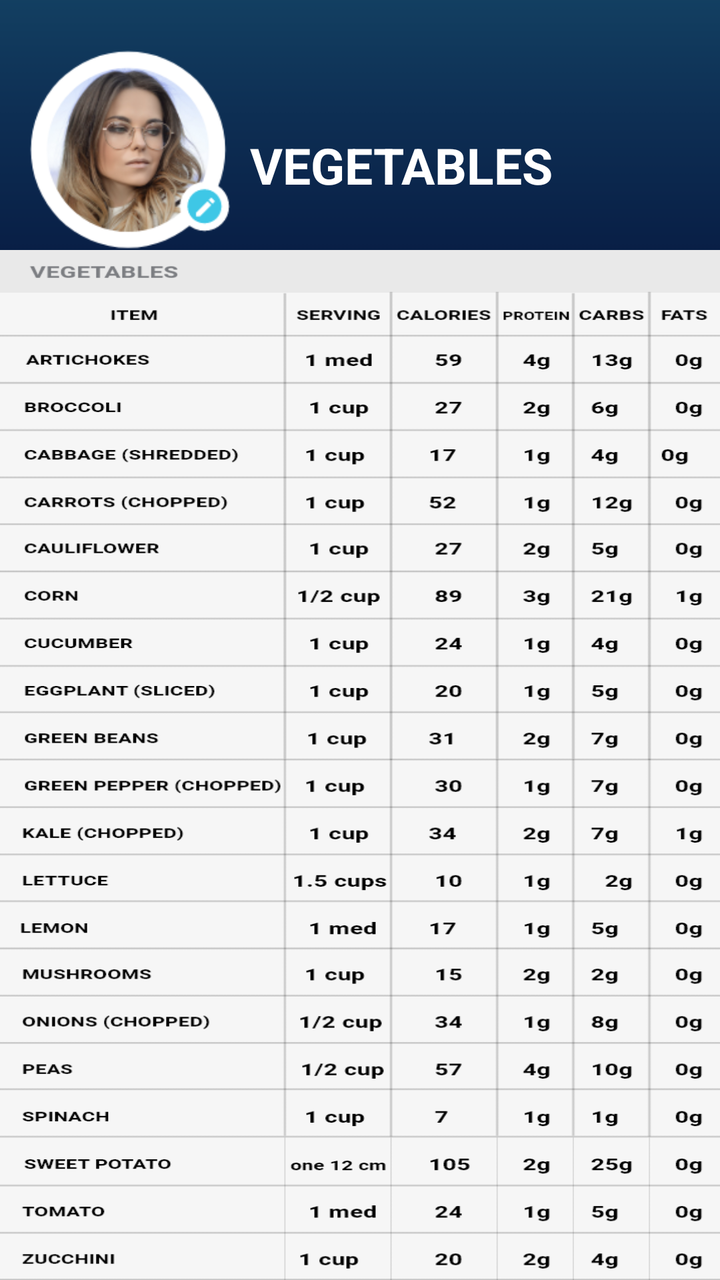
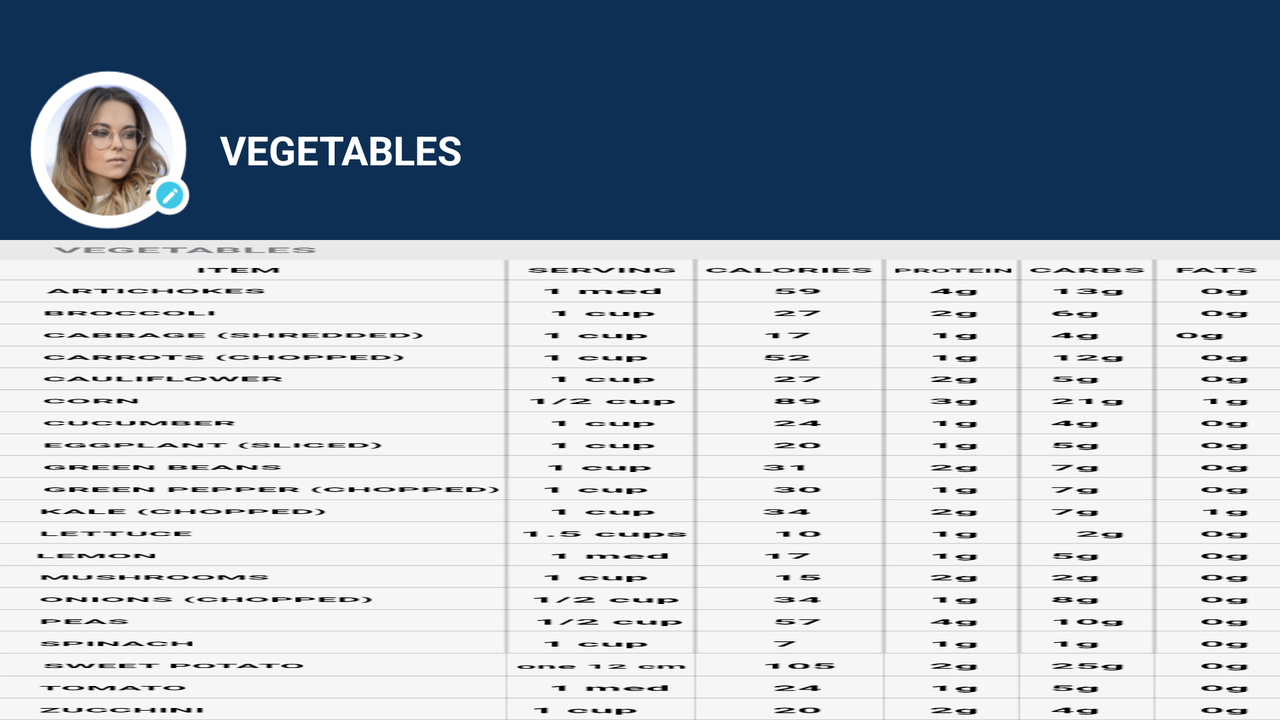

Two renders of one Android screen. The first uses the default layout on a phone; the second uses the alternative layout the repository ships for a different screen configuration, on a matching device. The two XML files are below.
<!-- AndroidManifest.xml: application theme AppTheme -->
<!-- res/layout/activity_cal_vegetables.xml -->
<?xml version="1.0" encoding="utf-8"?>
<RelativeLayout xmlns:android="http://schemas.android.com/apk/res/android"
    xmlns:app="http://schemas.android.com/apk/res-auto"
    xmlns:tools="http://schemas.android.com/tools"
    android:layout_width="match_parent"
    android:layout_height="match_parent"
    android:background="@drawable/mainprofilebackground"
    tools:context=".Profiles.CaloriesPlan.CalVegetablesActivity">
    <RelativeLayout
        android:layout_alignParentTop="true"
        android:id="@+id/firstlayout"
        android:layout_width="match_parent"
        android:layout_height="wrap_content"
        >
        <ImageView
            android:layout_alignParentTop="true"
            android:layout_alignParentStart="true"
            android:layout_width="wrap_content"
            android:layout_height="wrap_content"
            android:src="@drawable/backrow"
            android:layout_marginStart="15dp"
            android:layout_marginTop="15dp"
            android:id="@+id/vegetableBackRow"
            />
        <RelativeLayout
            android:layout_marginTop="10dp"
            android:layout_below="@id/vegetableBackRow"
            android:layout_alignParentEnd="true"
            android:layout_alignParentStart="true"
            android:id="@+id/profiledata"
            android:layout_width="match_parent"
            android:layout_height="wrap_content"
            >

            <ImageView
                android:layout_centerInParent="true"
                android:layout_marginEnd="10dp"
                android:layout_marginStart="15dp"
                android:layout_alignParentStart="true"
                android:id="@+id/defuserimg"
                android:layout_width="100dp"
                android:layout_height="100dp"
                android:layout_centerHorizontal="true"
                android:background="@android:color/transparent"
                android:scaleType="centerInside"
                android:src="@drawable/defuserimage" />

            <TextView
                android:paddingTop="15dp"
                android:layout_centerVertical="true"
                android:layout_toEndOf="@+id/defuserimg"
                android:layout_alignParentEnd="true"
                android:layout_width="match_parent"
                android:layout_height="wrap_content"
                android:gravity="start"
                android:text="VEGETABLES"
                android:textColor="@color/colorWhite"
                android:textSize="25sp"
                android:textStyle="bold" />

        </RelativeLayout>
    </RelativeLayout>
    <RelativeLayout
        android:layout_below="@+id/firstlayout"
        android:layout_centerInParent="true"
        android:id="@+id/secondlayout"
        android:layout_width="match_parent"
        android:layout_height="wrap_content"
        >
        <ImageView
            android:layout_width="match_parent"
            android:layout_height="match_parent"
            android:scaleType="fitXY"
            android:src="@drawable/vegetablesimage"
            />

    </RelativeLayout>
</RelativeLayout>
<!-- resources referenced by this layout -->
<resources>
  <color name="colorWhite">#fff</color>
  <!-- drawable defuserimage: png bitmap (drawable, 36704 bytes) -->
  <!-- drawable mainprofilebackground: png bitmap (drawable-v24, 17010 bytes) -->
  <!-- drawable vegetablesimage: png bitmap (drawable, 37916 bytes) -->
  <style name="AppTheme" parent="Theme.AppCompat.NoActionBar">
          
          <item name="colorPrimary">@color/colorPrimary</item>
          <item name="colorPrimaryDark">@color/colorPrimaryDark</item>
          <item name="colorAccent">@color/colorAccent</item>
          <item name="windowNoTitle">true</item>
          <item name="windowActionBar">false</item>
          <item name="android:windowFullscreen">true</item>
          <item name="android:windowContentOverlay">@null</item>
      </style>
  <color name="colorPrimary">#0E2F54</color>
  <color name="colorPrimaryDark">#030F38</color>
  <color name="colorAccent">#D81B60</color>
</resources>
<!-- res/layout-land/activity_cal_vegetables.xml (the repository's variant of the layout above) -->
<!-- drawn on the phone turned sideways -->
<?xml version="1.0" encoding="utf-8"?>
<RelativeLayout xmlns:android="http://schemas.android.com/apk/res/android"
    xmlns:tools="http://schemas.android.com/tools"
    android:layout_width="match_parent"
    android:layout_height="match_parent"
    android:background="@color/colorPrimary"
    tools:context=".Profiles.CaloriesPlan.CalVegetablesActivity">
    <RelativeLayout
        android:layout_alignParentTop="true"
        android:id="@+id/firstlayout"
        android:layout_width="match_parent"
        android:layout_height="wrap_content"
        >
        <ImageView
            android:layout_width="20dp"
            android:layout_alignParentTop="true"
            android:layout_alignParentStart="true"
            android:layout_height="20dp"
            android:layout_marginStart="10dp"
            android:src="@drawable/backrow"
            android:layout_marginTop="10dp"
            android:scaleType="fitXY"
            android:id="@+id/vegetableBackRow"
            />
        <RelativeLayout
            android:layout_marginTop="5dp"
            android:layout_below="@id/vegetableBackRow"
            android:layout_alignParentEnd="true"
            android:layout_alignParentStart="true"
            android:id="@+id/profiledata"
            android:layout_width="match_parent"
            android:layout_height="wrap_content"
            >

            <ImageView
                android:layout_centerInParent="true"
                android:layout_width="80dp"
                android:layout_marginStart="15dp"
                android:layout_alignParentStart="true"
                android:id="@+id/defuserimgprofile"
                android:layout_height="80dp"
                android:layout_marginEnd="15dp"
                android:layout_centerHorizontal="true"
                android:background="@android:color/transparent"
                android:scaleType="centerInside"
                android:src="@drawable/defuserimage" />

            <TextView
                android:layout_centerVertical="true"
                android:layout_toEndOf="@+id/defuserimgprofile"
                android:layout_alignParentEnd="true"
                android:layout_width="match_parent"
                android:layout_height="wrap_content"
                android:gravity="start"
                android:text="VEGETABLES"
                android:textColor="@color/colorWhite"
                android:textSize="20sp"
                android:textStyle="bold" />

        </RelativeLayout>
    </RelativeLayout>
    <RelativeLayout
        android:layout_marginTop="5dp"
        android:layout_below="@+id/firstlayout"
        android:layout_centerInParent="true"
        android:id="@+id/secondlayout"
        android:layout_width="match_parent"
        android:layout_height="wrap_content"
        >
        <ImageView
            android:layout_width="match_parent"
            android:layout_height="match_parent"
            android:scaleType="fitXY"
            android:src="@drawable/vegetablesimage"
            />

    </RelativeLayout>
</RelativeLayout>
<!-- resources referenced by the variant -->
<!-- as the phone turned sideways resolves them -->
<resources>
  <color name="colorPrimary">#0E2F54</color>
  <color name="colorWhite">#fff</color>
  <!-- drawable defuserimage: png bitmap (drawable, 36704 bytes) -->
  <!-- drawable vegetablesimage: png bitmap (drawable, 37916 bytes) -->
  <style name="AppTheme" parent="Theme.AppCompat.NoActionBar">
          
          <item name="colorPrimary">@color/colorPrimary</item>
          <item name="colorPrimaryDark">@color/colorPrimaryDark</item>
          <item name="colorAccent">@color/colorAccent</item>
          <item name="windowNoTitle">true</item>
          <item name="windowActionBar">false</item>
          <item name="android:windowFullscreen">true</item>
          <item name="android:windowContentOverlay">@null</item>
      </style>
  <color name="colorPrimaryDark">#030F38</color>
  <color name="colorAccent">#D81B60</color>
</resources>
